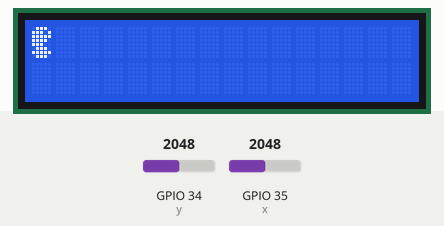
Bench run of a sketch on a simulated ESP32. Parts: 16×2 character LCD. The test bench sets the inputs (shaded band); at power-on: GPIO 35 (x) = 2048, GPIO 34 (y) = 2048. What the sketch prints to the serial monitor is not drawn.

Above: at 1.6 s.
1.7 s: GPIO 35 (x) set to 960
At 5.3 s:
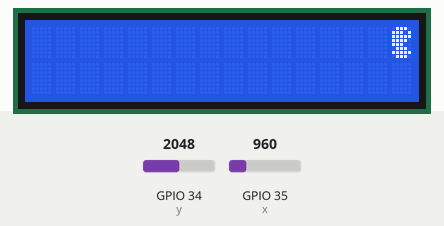
5.4 s: GPIO 34 (y) set to 660
At 8.6 s:
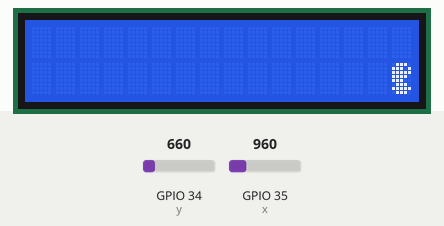
9.3 s: GPIO 35 (x) set to 1040
At 13.2 s:
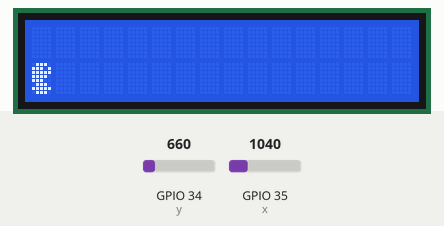
13.3 s: GPIO 35 (x) set to 660
At 14.36 s:
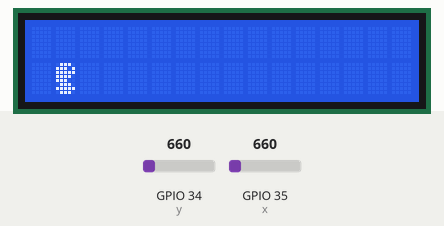
16.9 s: GPIO 35 (x) set to 1228
At 19.64 s:
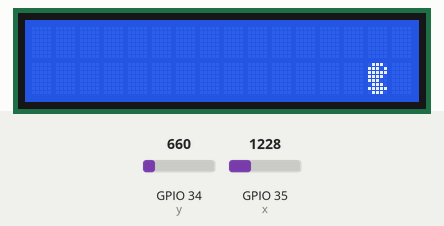
Timing chart, 0 to 21.1 s (numbered marks = the images above; inputs shaded):
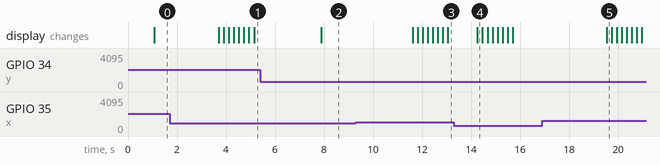

The sketch:

t3_proyecto9.ino
```cpp
#include <LiquidCrystal.h>      //Incluir la librería para la pantalla LCD.
//Configuración Pantalla LCD 16X2
LiquidCrystal screen (23,22,5,18,19,21);      //Screen: Nombre de nuestra pantalla.
byte pacman [ ] {      //Bytes para construir nuestro gráfico (PACMAN).
  B01110,      //Byte cuerpo Pacman.
  B11101,      //Byte cuerpo Pacman.
  B11111,      //Byte cuerpo Pacman.
  B11110,      //Byte cuerpo Pacman.
  B11100,      //Byte cuerpo Pacman.
  B01110,      //Byte cuerpo Pacman.
  B11111,      //Byte cuerpo Pacman.
  B01110       //Byte cuerpo Pacman.
};      //Cierre de la estructura byte.

//Configuración Joystick
int x = 35;      //Posición en la tarjeta ESP32 del joystick en el eje "x".
int lectura_x = 0;      //La lectura se iguala a "0" puesto que en algun momento esta varía.
int y = 34;      //Posición en la tarjeta ESP32 del joystick en el eje "y".
int lectura_y = 0;      //La lectura se iguala a "0" puesto que en algun momento esta varía.

int posicion_x = 0;      //Posición en el eje "x" inicial del Pacman.
int posicion_y = 0;      //Posición en el eje "y" inicial del Pacman.

void setup() {      //Configuración de la tarjeta ESP32
  Serial.begin(115200);      //Velocidad viaje de datos (115200).
  screen.begin (16,2);      //Inicio de nuestra pantalla de tamaño 16x2.
  screen.createChar (0,pacman);      //Crear espacio de Pacman.
  screen.print ("Welcome to the Pac-Man Game");
  screen.clear ();      //Utilizamos este comando para limpiar nuestra pantalla.

  pinMode (x,INPUT);      //Configuración del joystick en "x" como entrada.
  pinMode (y,INPUT);      //Configuración del joystick en "y" como entrada.
  Serial.println ("Posición X ............ Posición Y");      //Resultados del joystick.
}      //Cierre void setup.

void loop() {      //Ejecución de las tareas
  Serial.print (lectura_x);      //Imprimir la lectura del joystick en el eje "x".
  Serial.print ("            ,         ");      //Visualización en forma de tabla.
  Serial.print (lectura_y);      //Imprimir la lectura del joystick en el eje "y".
  Serial.println ("       ");      //Forma y orden a la visualización de nuestra tabla.
  delay (1000);      //Tiempo designado para mostrar los nuevos resultados.

  //Configuración Pacman movimiento en el eje "x"
  lectura_x = analogRead (x);      //Valor joystick en el eje "x" en el pin "35" de la ESP32.
   if (lectura_x < 1000) {      //Condicional para posición en dicho eje.
        for (int i = 0; i < 15; i++) {      //Si cumple con la condición realizar dicho movimiento.
            if (posicion_x < 15 ) {      //Condicional para posición en dicho eje.
                posicion_x++; // Mover a la derecha
            }       //Cierre se la condición.
            screen.clear();      //Utilizamos este comando para limpiar nuestra pantalla.
            screen.setCursor(posicion_x, posicion_y);      //Indicamos la posición inicial de la pantalla.
            screen.write((byte)0);      //Llamamos a nuestra variable byte en lugar 0.
            delay(100);      //Tiempo para aparecer nuestro pacman.
        }      //Cierre del ciclo for.
    } else if (lectura_x > 1000) {      //Condicional para posición en dicho eje.
        for (int i = 0; i < 15; i++) {      //Si cumple con la condición realizar dicho movimiento.
            if (posicion_x > 0) {      //Condicional para posición en dicho eje.
                posicion_x--; // Mover a la izquierda
            }      //Cierre de la condición.
            screen.clear();      //Utilizamos este comando para limpiar nuestra pantalla.
            screen.setCursor(posicion_x, posicion_y);      //Indicamos la posición inicial de la pantalla.
            screen.write((byte)0);      //Llamamos a nuestra variable byte en lugar 0.
            delay(100);      //Tiempo para aparecer nuestro pacman.
        }      //Cierre del ciclo for.
    }      //Cierre de la condicional para posición en eje "x".

  //Configuración Pacman movimiento en el eje "y"
  lectura_y = analogRead(y);      //Valor del joystick en el eje "y" en el pin "34" de la ESP32.
    if (lectura_y < 700) {      //Condicional para posición en dicho eje.
        for (int i = 0; i < 1; i++) {      //Si cumple con la condición realizar dicho movimiento.
            if (posicion_y < 1) {      //Condicional para posición en dicho eje.
                posicion_y++; // Mover hacia abajo
            }      //Cierre de la condición.
            screen.clear();      //Utilizamos este comando para limpiar nuestra pantalla.
            screen.setCursor(posicion_x, posicion_y);      //Indicamos la posición inicial de la pantalla.
            screen.write((byte)0);      //Llamamos a nuestra variable byte en lugar 0.
            delay(100);      //Tiempo para aparecer nuestro pacman.
        }      //Cierre del ciclo for.
    } else if (lectura_y > 700) {      //Condicional para posición en dicho eje.
        for (int i = 0; i < 1; i++) {      //Si cumple con la condición realizar dicho movimiento.
            if (posicion_y > 0) {      //Condicional para posición en dicho eje.
                posicion_y--; // Mover hacia arriba
            }      //Ciere de la condición.
            screen.clear();      //Utilizamos este comando para limpiar nuestra pantalla.
            screen.setCursor(posicion_x, posicion_y);      //Indicamos la posición inicial de la pantalla.
            screen.write((byte)0);      //Llamamos a nuestra variable byte en lugar 0.
            delay(100);      //Tiempo para aparecer nuestro pacman.
            }      //Cierrre del ciclo for.
          }      //Ciere de la condición para el eje "y".
}      //Cierre del void loop.
```

Measured:
- after the input at 1.7 s, the display: first changes after 2.0 s (image 1 shows a later state)
- after the input at 5.4 s, the display: changes after 2.5 s (image 2)
- after the input at 9.3 s, the display: first changes after 2.3 s (image 3 shows a later state)
- after the input at 13.3 s, the display: changes after 0.96 s (image 4)
- after the input at 16.9 s, the display: changes after 2.6 s (image 5)
